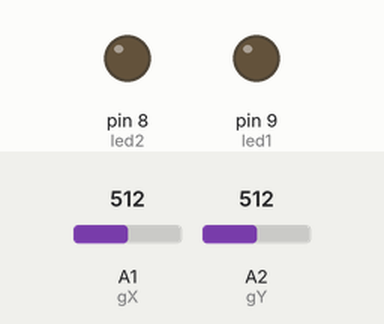
Recording of a sketch running on a simulated Arduino Uno, built with avr-gcc and run on an emulated ATmega328P. Parts: output pins drawn as LEDs (lit = HIGH). Dashed ring = blinking. Inputs (shaded band) come from the test bench; at power-on: A2 (gY) = 512, A1 (gX) = 512.

Above: at 2.3 s.
2.4 s: A2 (gY) set to 701
3.9 s: A2 (gY) set to 728
At 4.6 s:
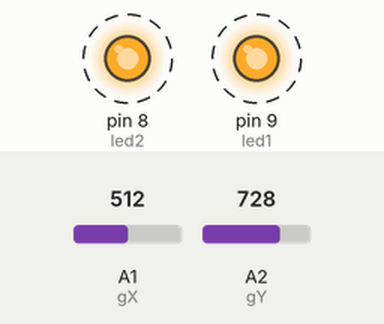
6.9 s: A2 (gY) set to 716
At 8.0 s:
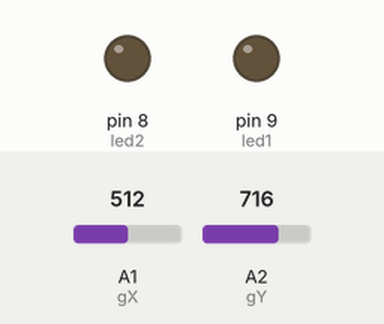
8.4 s: A2 (gY) set to 900
At 9.1 s:
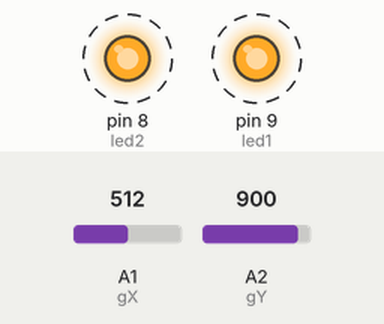
Timing chart, 0 to 12.4 s (numbered marks = the images above; inputs shaded):
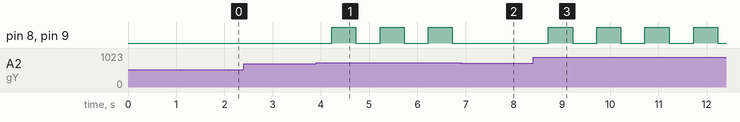

Measured:
- the behaviour switches between 718 and 719 on A2 (gY) (found by bisection; images 0 and 1)
- after the input at 2.4 s, every drawn part: stays the same
- after the input at 3.9 s, pin 8 (led2), pin 9 (led1): alternates HIGH for 0.50 s and LOW for 0.50 s, starting after 0.33 s
- after the input at 6.9 s, pin 8 (led2), pin 9 (led1): stays LOW (without the input it goes to HIGH after 0.34 s)
- after the input at 8.4 s, pin 8 (led2), pin 9 (led1): alternates HIGH for 0.50 s and LOW for 0.50 s, starting after 0.32 s

The sketch:

left_turnlight.ino
```cpp
// Made by Kristian Lauszus - see http://arduino.cc/forum/index.php/topic,58048.0.html for information
// Modified by Polygonal Tree (Luis Garcia Rodriguez) to adjust the paramters and filter for the TurnLight for cyclist, for more info: http://polygonaltree.co.uk/wiki/opensource:turnlight
/*
   Copyright (C) 2013  Kristian Lauszus
   Copyright (C) 2013  Luis García Rodríguez <luis.garcia@polygonaltree.co.uk>

   This program is free software; you can redistribute it and/or modify
   it under the terms of the GNU General Public License as published by
   the Free Software Foundation; either version 2 of the License, or
   (at your option) any later version.

   This program is distributed in the hope that it will be useful,
   but WITHOUT ANY WARRANTY; without even the implied warranty of
   MERCHANTABILITY or FITNESS FOR A PARTICULAR PURPOSE.  See the
   GNU General Public License for more details.

   You should have received a copy of the GNU General Public License
   along with this program; if not, write to the Free Software
   Foundation, Inc., 59 Temple Place, Suite 330, Boston, MA  02111-1307  USA
*/

#define gX A1
#define gY A2
#define gZ

#define aX
#define aY
#define aZ

double zeroValue[2] = { 0 }; // gyroX, gyroY, gyroZ, accX, accY, accZ

/* All the angles start at 180 degrees */
double gyroXangle = 180;
double gyroYangle = 180;
double gyroZangle = 180;

int steps =0;

// Complimentary filter
double compAngleX = 180;
double compAngleY = 180;

// Used for timing
unsigned long timer;

int led1 = 9;
int led2 = 8;
void setup() {
  pinMode(led1,OUTPUT);
  pinMode(led2,OUTPUT);
  //low battery
  if (readVcc() < 3200){
  digitalWrite(led1,HIGH);
  delay(1000);
  }

  delay(100);//wait for the sensor to get ready

  // Calibrate sensor in horizontal position
  for (uint8_t i = 0; i < 100; i++) { // Take the average of 100 readings
    zeroValue[0] += analogRead(gX);
    zeroValue[1] += analogRead(gY);
    delay(10);
  }
  zeroValue[0] /= 100;
  zeroValue[1] /= 100;
  timer = micros(); // start timing
}

void loop() {
  double gyroXrate = -((analogRead(gX)-zeroValue[0])/1.0323); // (gyroXadc-gryoZeroX)/Sensitivity - in quids - Sensitivity = 0.00333/3.3*1023=1.0323
  gyroXangle += gyroXrate*((double)(micros()-timer)/1000000); // Without any filter

  double gyroYrate = -((analogRead(gY)-zeroValue[1])/1.0323);
  gyroYangle += gyroYrate*((double)(micros()-timer)/1000000);

  //filter to activate lights.
  if (-gyroYrate >  200){
    steps += 1;
  }else{
    steps = 0;
  }
  Serial.println(steps);
  if (steps > 30){
    for(int i=0; i<3;i++){
      digitalWrite(led1,HIGH);
      digitalWrite(led2,HIGH);
      delay(500);
      digitalWrite(led1,LOW);
      digitalWrite(led2,LOW);
      delay(500);
    }
  }

  timer = micros(); // reset timing

  delay(10);
}

long readVcc() {
  long result;
  // Read 1.1V reference against AVcc
  ADMUX = _BV(REFS0) | _BV(MUX3) | _BV(MUX2) | _BV(MUX1);
  delay(2); // Wait for Vref to settle
  ADCSRA |= _BV(ADSC); // Convert
  while (bit_is_set(ADCSRA,ADSC));
  result = ADCL;
  result |= ADCH<<8;
  result = 1126400L / result; // Back-calculate AVcc in mV
  return result;
}
```
